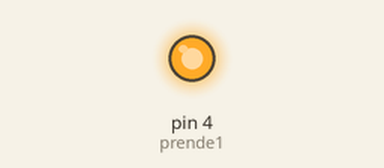
The sketch below on a simulated Arduino Uno, built with avr-gcc and run on an emulated ATmega328P. On the bench: output pins drawn as LEDs (lit = HIGH).

Above: at 1.5 s.
At 4.5 s:
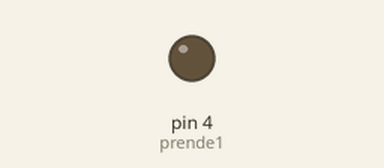
Timing chart, 0 to 7.8 s (numbered marks = the images above):
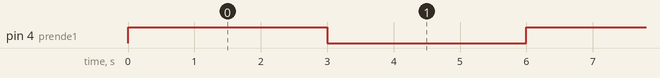

Measured:
- by itself, pin 4 (prende1): alternates HIGH for 3.0 s and LOW for 3.0 s

The sketch:

RelebadorActualizado.ino
```cpp
int prende1=4;//Encendido
void setup() {
  // put your setup code here, to run once:
  pinMode(prende1,OUTPUT);
 digitalWrite(prende1,LOW);
}

void loop() {
  // put your main code here, to run repeatedly:

if(prende1==4){
  digitalWrite(prende1,HIGH);
  delay(3000);//entre mas pequeño se el numero menos tiempo durara

  digitalWrite(prende1,LOW);
  delay(3000);//

}/////que la frecuencia que enviemos no se superior a 10 Ers
}
```
